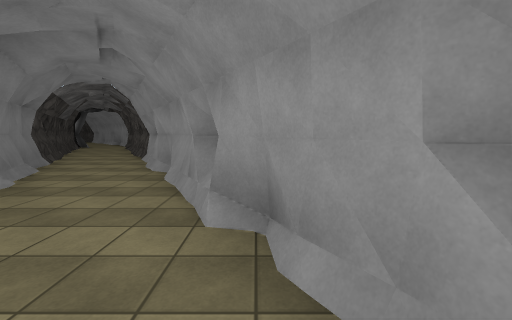
[1] (above)

16 first-person views from a walk through a Unity game level. The camera is 1.5 m above the floor, tilts 6° down and sees 90° across. The floor is counted in squares, 2 m on a side. Each view is taken from the middle of a square. On the plan, view 1 faces up. The plan holds only what a view shows up to about 9 squares ahead; the rest is blank. The place goes on beyond the plan. The player is left out. Surface patterns are stand-ins for the level's own textures.

[2]
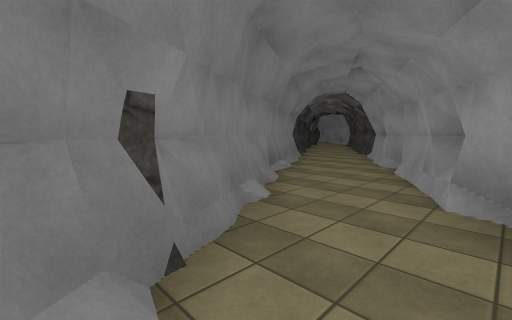

[3]
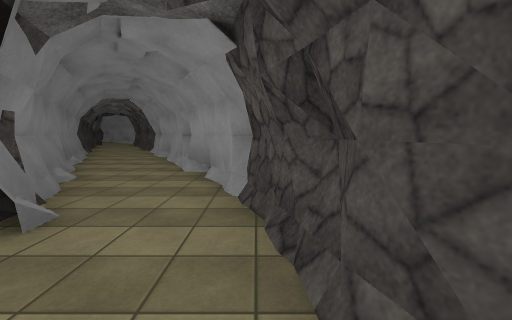

[4]
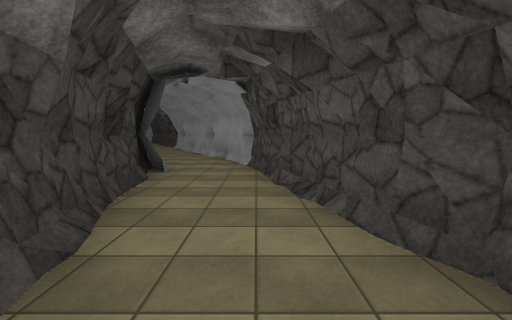

[5]
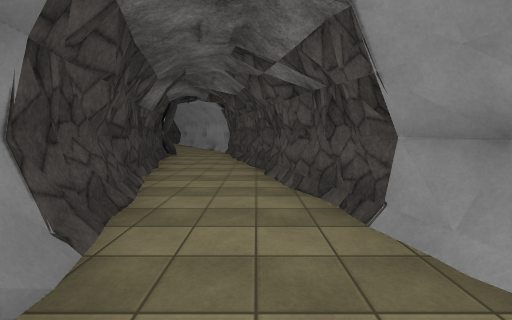

[6]
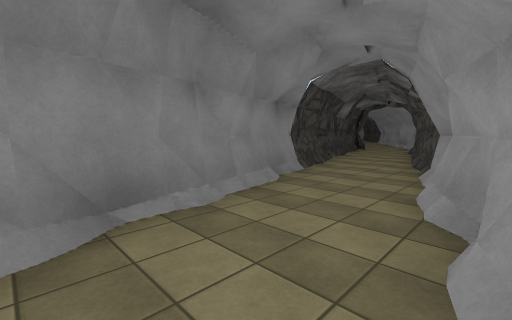

[7]
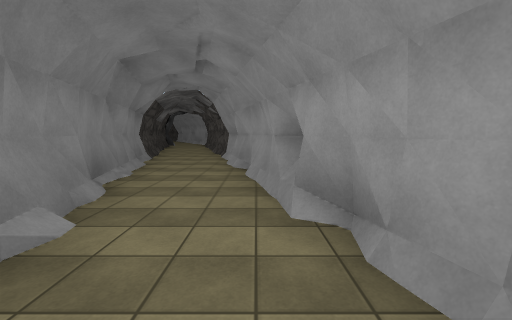

[8]
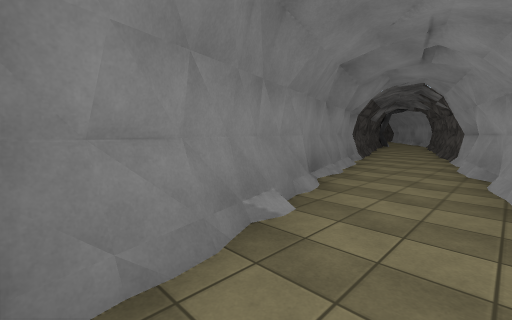

[9]
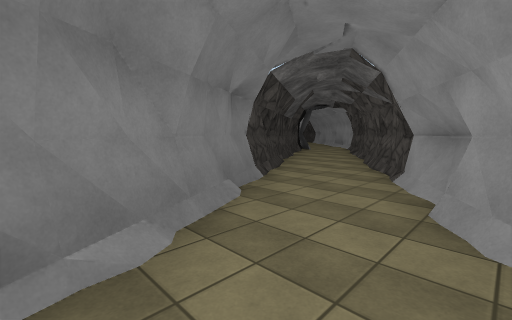

[10]
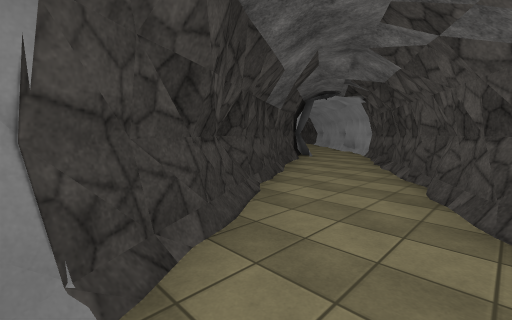

[11]
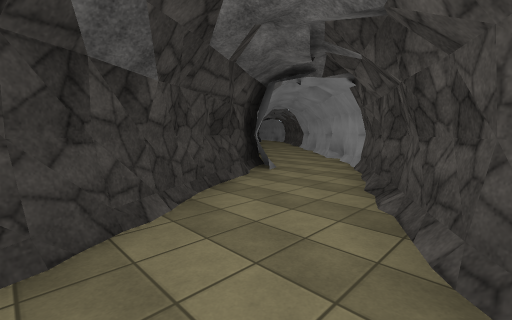

[12]
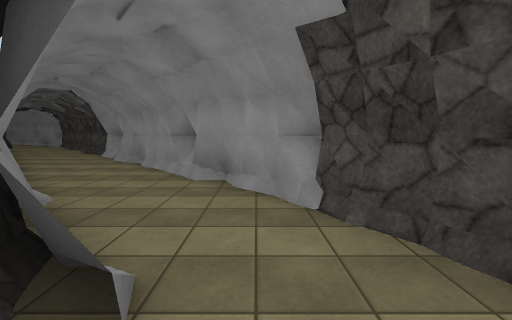

[13]
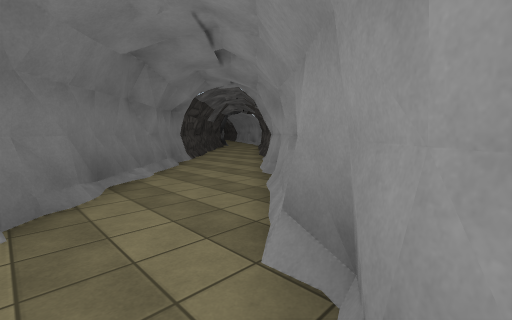

[14]
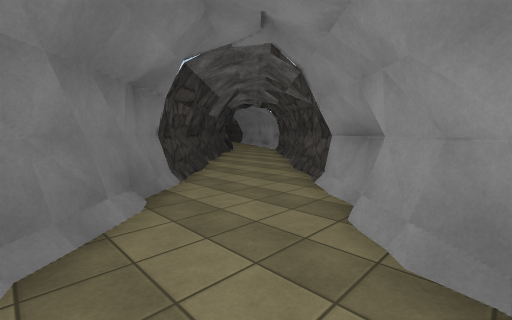

[15]
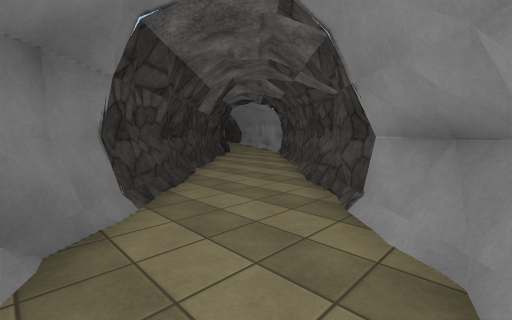

[16]
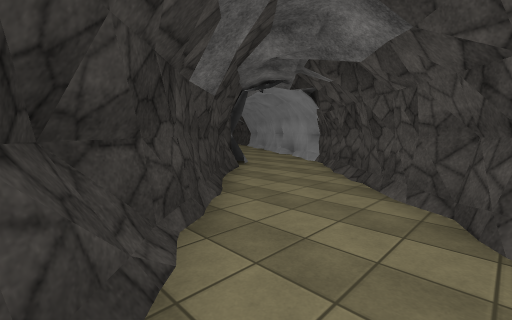

### Floor plan
Key: @ floor where view 1 was taken; # wall or solid block; . floor.
Columns run from 20 left of view 1 to 5 right of it. Each row starts with its distance up from view 1.
 27 ##
 26 .###
 25 ...##
 24 #...##
 23 ##...#
 22  ##..###
 21   ##...##
 20    ##...#
 19     ##..###
 18      ##...##
 17       ##...##
 16        ##...##
 15         ##...#
 14          ##..##
 13           ##..#
 12            #..##
 11            ##..##
 10             #...#
  9             ##..##
  8              ##..#
  7               #..##
  6               ##..#
  5                #..##
  4                ##..#
  3                 #..##
  2                 ##..##
  1                  ##..#
  0                   #.@#
 -1                   ##.##
 -2                    #..#
 -3                    #..#
 -4                    #..#
 -5                    ##.##
 -6                     #..#
 -7                     #..#
 -8                     #..##
 -9                     ##..#
-10                      #..#
-11                      #..#
-12                      #..##
-13                      ##..#
-14                       #..#
-15                       #..#
-16                       ##.

Where each view was taken, in squares from view 1:
view 1: 0 up, 0 right, facing up
view 2: 1 down, 0 right, facing up-left
view 3: 3 down, 1 right, facing up
view 4: 6 down, 1 right, facing up
view 5: 10 down, 2 right, facing up
view 6: 13 down, 4 right, facing up-left
view 7: 16 down, 4 right, facing up
view 8: 16 down, 4 right, facing up-left
view 9: 3 up, 2 left, facing up-left
view 10: 6 up, 4 left, facing up-left
view 11: 9 up, 5 left, facing up-left
view 12: 12 up, 8 left, facing up
view 13: 15 up, 8 left, facing up-left
view 14: 17 up, 11 left, facing up-left
view 15: 18 up, 12 left, facing up-left
view 16: 20 up, 15 left, facing up-left
